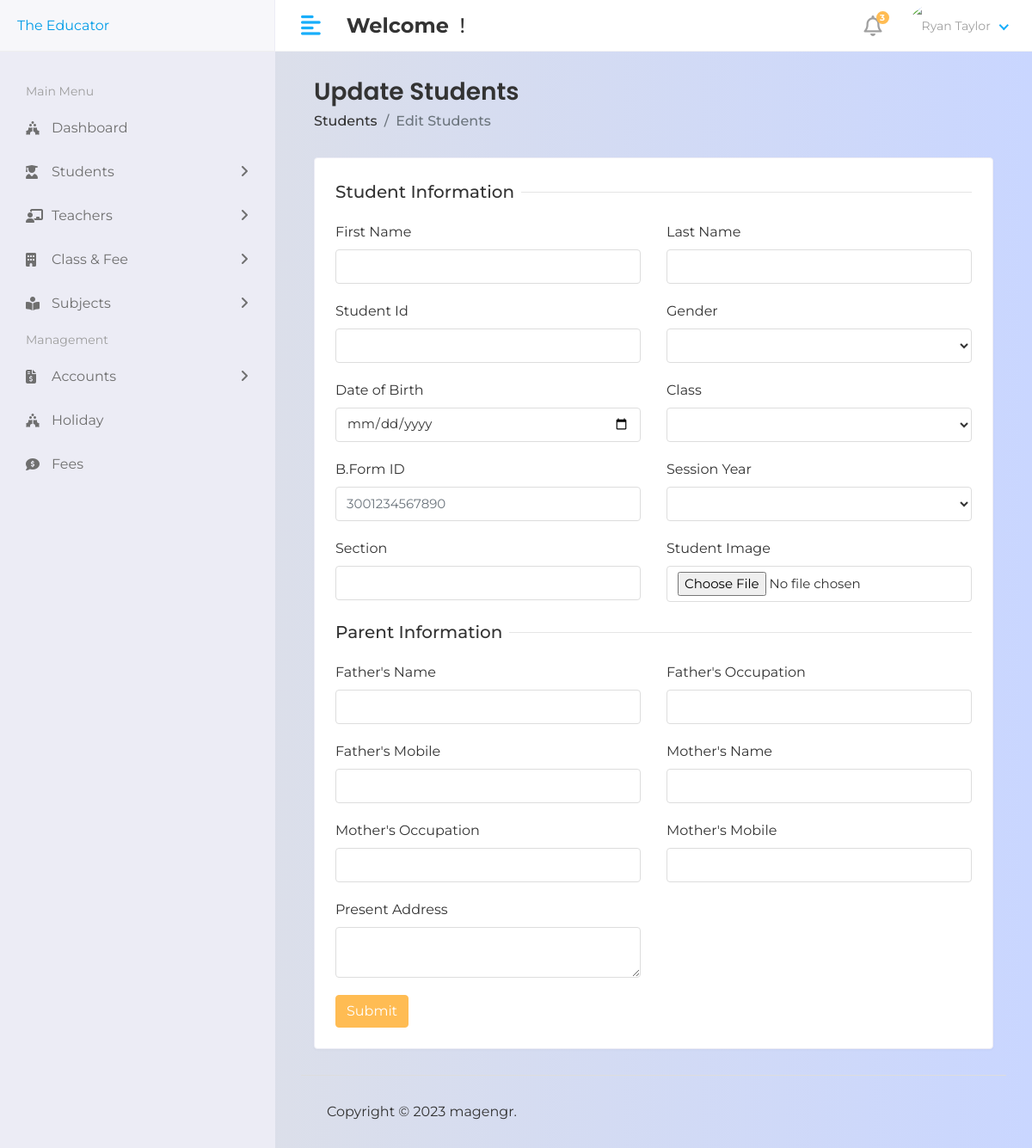
The app's page /hod/student/edit/3276473246926, older data.
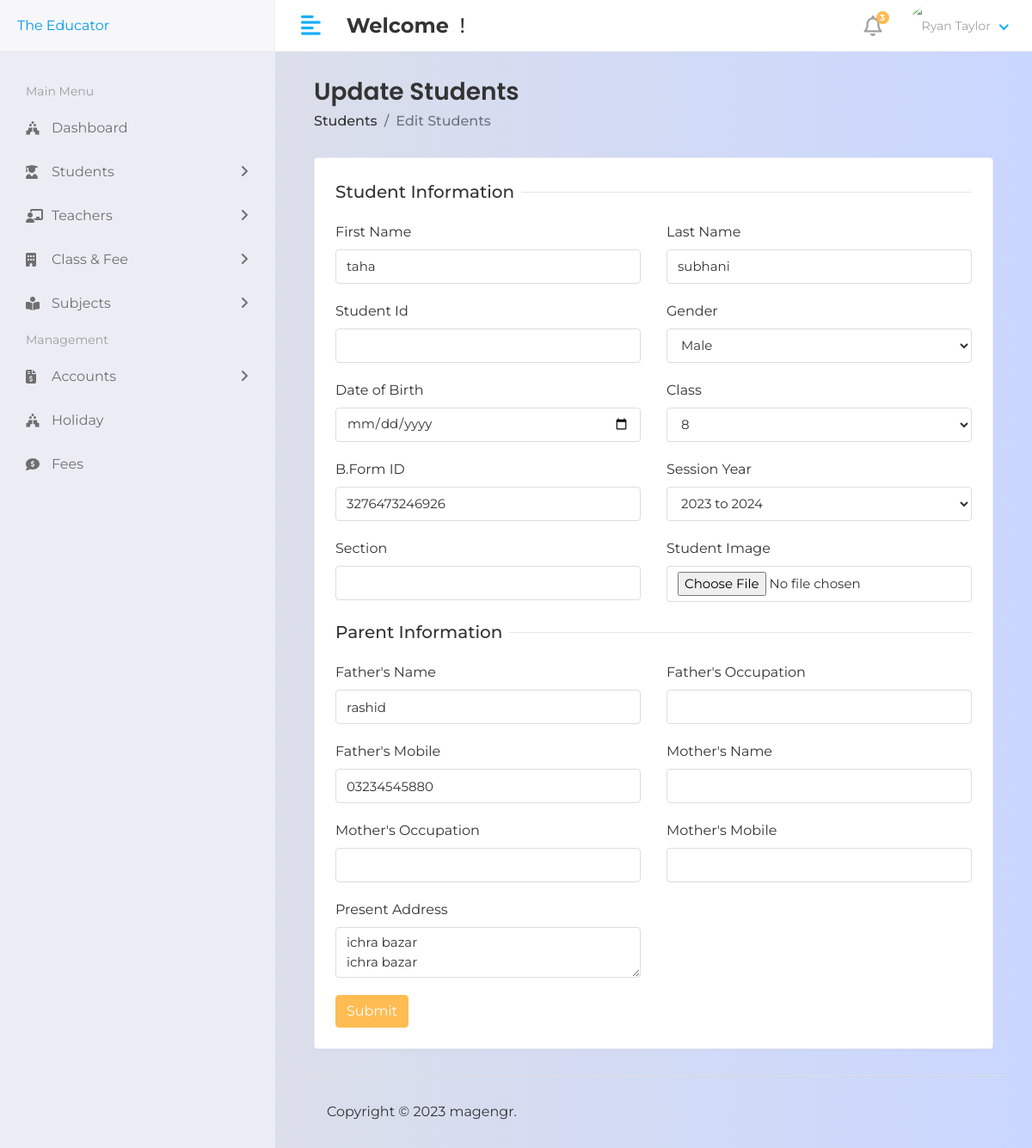
The same page, newer data.
### app/models.py (models this page shows, shortened)
class Student(models.Model):
    first_name = models.CharField(max_length=100)
    last_name = models.CharField(max_length=100,null=True)
    student_regis = models.IntegerField(null=True)
    address = models.TextField(max_length=255,default='')
    gender = models.CharField(max_length=100)
    dob = models.DateField(default='')
    b_cnic = models.CharField(max_length=13,unique=True)
    father_name = models.TextField(max_length=100,default='')
    father_oc = models.TextField(max_length=100,null=False,default='', blank=True)
    father_mobile = models.TextField(max_length=11,default='')
    mother_name = models.TextField(max_length=100,null=True,default='', blank=True)
    mother_oc = models.TextField(max_length=100, null=True,default='', blank=True)
    mother_mobile = models.TextField(max_length=11,null=True, default='', blank=True)
    course_id = models.ForeignKey(Course,on_delete=models.DO_NOTHING)
    session_year_id =models.ForeignKey(Session_Year,on_delete=models.DO_NOTHING)
    student_pic = models.ImageField(upload_to = 'media/student_pic',default='',null=True, blank=True)
    created_at = models.DateTimeField(auto_now_add=True)
    updated_at = models.DateTimeField(auto_now=True)
    section_id = models.ForeignKey(Section,on_delete=models.DO_NOTHING)

class Course(models.Model):
        name = models.CharField(max_length=100)
        fee_course = models.CharField(max_length=100,default='', blank=True, null=True)
        created_at = models.DateTimeField(auto_now_add=True)
        updated_at = models.DateTimeField(auto_now=True)
        def __str__(self):
            return self.name

class Session_Year(models.Model):
        session_start = models.CharField(max_length=100)
        session_end = models.CharField(max_length=100)
        def __str__(self):
            return self.session_start + " to " + self.session_end

### student_management_system/hod_views.py (the view, shortened to what this page needs)
# urls.py: path('hod/student/edit/<str:id>',hod_views.EDIT_STUDENT, name='edit_student'),
def EDIT_STUDENT(request,id):
    student =Student.objects.filter(b_cnic=id)
    course =Course.objects.all()
    session_year =Session_Year.objects.all()
    context = {
            'student':student,
            'course': course,
            'session_year': session_year,
        }
    return render(request,'hod/edit_student.html',context)

### templates/hod/edit_student.html (shortened to what this page needs)
{% extends 'base.html' %}
{% block content %}
<div class="content container-fluid">
    <div class="page-header">
       <div class="row align-items-center">
          <div class="col">
             <h3 class="page-title">Update Students</h3>
             <ul class="breadcrumb">
                <li class="breadcrumb-item"><a href="{% url 'view_student' %}">Students</a></li>
                <li class="breadcrumb-item active">Edit Students</li>
             </ul>
          </div>
       </div>
    </div>
    <div class="row">
       <div class="col-sm-12">
          <div class="card">
             <div class="card-body">
                <form action=""  method="post" enctype="multipart/form-data">
                   <div class="row">
                      <div class="col-12">
                         <h5 class="form-title"><span>Student Information</span></h5>
                      </div>
                      <div class="col-12 col-sm-6">
                         <div class="form-group">
                            <label>First Name</label>
                            <input type="text" class="form-control" name="first_name"  value="{% for i in student %}{{i.first_name}} {% endfor %}">
                         </div>
                      </div>
                      <div class="col-12 col-sm-6">
                         <div class="form-group">
                            <label>Last Name</label>
                            <input type="text" class="form-control" name="last_name" value="{% for i in student %}{{i.last_name}} {% endfor %}">
                         </div>
                      </div>
                      <div class="col-12 col-sm-6">
                         <div class="form-group">
                            <label>Student Id</label>
                            <input type="number" class="form-control" name="student_regis" value="{% for i in student %}{{i.student_regis}} {% endfor %}">
                         </div>
                      </div>
                      <div class="col-12 col-sm-6">
                         <div class="form-group">
                            <label>Gender</label>
                            <select class="form-control" name="gender"  value="{% for i in student %}{{i.gender}} {% endfor %}">
                               <option  selected value="{% for i in student %}{{i.gender}} {% endfor %}">{% for i in student %}{{i.gender|title}} {% endfor %}</option>
                               <option value="female">Female</option>
                            </select>
                         </div>
                      </div>
                      <div class="col-12 col-sm-6">
                         <div class="form-group">
                            <label>Date of Birth</label>
                            <div>
                               <input type="date" class="form-control" name="dob" value="{% for i in student %}{{i.dob}}{% endfor %}" required>
                            </div>
                         </div>
                      </div>
                      <div class="col-12 col-sm-6">
                         <div class="form-group" name="course_id">
                            <label >Class</label>
                            <select class="form-control" name="course_id"  value="{% for i in student %}{{i.course_id}} {% endfor %}" required>
                            <option selected  value="{{i.id}}" >{% for i in student %}{{i.course_id}} {% endfor %}</option>
                                <option  disabled value="">--Select Class--</option>
                            </select>
                         </div>
                      </div>
                      <div class="col-12 col-sm-6">
                         <div class="form-group">
                            <label>B.Form ID</label>
                            <input type="text"  class="form-control" placeholder="3001234567890" name="b_cnic" value="{% for i in student %}{{i.b_cnic}}{% endfor %}">
                         </div>
                      </div>
                      <div class="col-12 col-sm-6">
                         <div class="form-group">
                            <label>Session Year</label>
                            <select class="form-control" name="session_year_id" value="{% for i in student %}{{i.session_year_id}} {% endfor %}" required>
                                <option selected value="{{i.id}}">{% for i in student %}{{i.session_year_id}} {% endfor %}</option>
                                <option  disabled value="">--Select Session--</option>
                            </select>
                         </div>
                      </div>
                      <div class="col-12 col-sm-6">
                         <div class="form-group">
                            <label>Section</label>
                            <input type="text" class="form-control" name="section_abc" value="{% for i in student %}{{i.section_abc}} {% endfor %}">
                         </div>
                      </div>
                      <div class="col-12 col-sm-6">
                         <div class="form-group">
                            <label>Student Image</label>
                            <input type="file" class="form-control" name="student_pic"  >
                         </div>
                      </div>
                      <div class="col-12">
                         <h5 class="form-title"><span>Parent Information</span></h5>
                      </div>
                      <div class="col-12 col-sm-6">
                         <div class="form-group">
                            <label>Father's Name</label>
                            <input type="text" class="form-control" name="father_name" value="{% for i in student %}{{i.father_name}} {% endfor %}">
                         </div>
                      </div>
                       <div class="col-12 col-sm-6">
                         <div class="form-group">
                            <label>Father's Occupation</label>
                            <input type="text" class="form-control" name="father_oc" value="{% for i in student %}{{i.father_oc}} {% endfor %}">
                         </div>
                      </div>
                      <div class="col-12 col-sm-6">
                         <div class="form-group">
                            <label>Father's Mobile</label>
                            <input type="text" class="form-control" name="father_mobile" value="{% for i in student %}{{i.father_mobile}} {% endfor %}">
                         </div>
                      </div>
                      <div class="col-12 col-sm-6">
                         <div class="form-group">
                            <label>Mother's Name</label>
                            <input type="text" class="form-control" name="mother_name" value="{% for i in student %}{{i.mother_mobile}} {% endfor %}">
                         </div>
                      </div>
                      <div class="col-12 col-sm-6">
                         <div class="form-group">
                            <label>Mother's Occupation</label>
                            <input type="text" class="form-control" name="mother_oc" value="{% for i in student %}{{i.mother_oc}} {% endfor %}">
                         </div>
                      </div>
                      <div class="col-12 col-sm-6">
                         <div class="form-group">
                            <label>Mother's Mobile</label>
                            <input type="text" class="form-control" name="mother_mobile" value="{% for i in student %}{{i.mother_mobile}} {% endfor %}">
                         </div>
                      </div>
                      <div class="col-12 col-sm-6">
                         <div class="form-group">
                            <label>Present Address</label>
                            <textarea class="form-control" name="address" value="{% for i in student %}{{i.address}} {% endfor %}">{% for i in student %}{{i.address}} {% endfor %}</textarea>
                         </div>
                      </div>
                      <div class="col-12">
                         <button type="submit" class="btn btn-primary">Submit</button>
                      </div>
                   </div>
                </form>
             </div>
          </div>
       </div>
    </div>
 </div>
{% endblock %}

### templates/base.html (shortened to what this page needs)
{% load static %}
<!DOCTYPE html>
<html lang="en">
   <head>
      <link rel="stylesheet" href="{% static 'assets/plugins/bootstrap/css/bootstrap.min.css' %}">
      <link rel="stylesheet" href="{% static 'assets/plugins/fontawesome/css/fontawesome.min.css' %}">
      <link rel="stylesheet" href="{% static 'assets/plugins/fontawesome/css/all.min.css' %}">
      <link rel="stylesheet" href="{% static 'assets/css/style.css' %}">
      <link href='https://unpkg.com/boxicons@2.1.1/css/boxicons.min.css' rel='stylesheet'>
      <link rel="stylesheet" href="{% static '/assets/css/stylesign.css' %}">
   </head>
   <body>
    <div class="main-wrapper">
{% include 'includes/header.html' %}
{% include 'includes/sidebar.html' %}
    <div class="page-wrapper">
        <div class="content container-fluid">
{% block content %}
{% endblock %}
{% include 'includes/footer.html' %}
        </div>
    </div>
 </body>
</html>

### templates/includes/header.html (shortened to what this page needs)
{% load static %}
<div class="header">
    <div class="header-left">
       <a href="{% url 'hod_home' %}" class="logo">The Educator
       </a>
    </div>
    <a href="javascript:void(0);" id="toggle_btn">
    <i class="fas fa-align-left"></i>
    </a>
    <div class="top-nav-search mt-3">
       <h4><strong>Welcome</strong>&nbsp<span>{{user.first_name}} {{user.last_name}}!</span></h4>
    </div>
    <ul class="nav user-menu">
       <li class="nav-item dropdown noti-dropdown">
          <a href="#" class="dropdown-toggle nav-link" data-toggle="dropdown">
          <i class="far fa-bell"></i> <span class="badge badge-pill">3</span>
          </a>
       </li>
       <li class="nav-item dropdown has-arrow">
          <a href="#" class="dropdown-toggle nav-link" data-toggle="dropdown">
            {% if user.profile_pic == "" %}
            <span class="user-img"><img class="rounded-circle" src="{% static 'assets/img/noimage.png' %}" width="31" alt="Ryan Taylor"></span>
          {% else %}
          <span class="user-img"><img class="rounded-circle" src="/{{ user.profile_pic }}" width="31" alt="Ryan Taylor"></span>
          {% endif %}
          </a>
       </li>
    </ul>
 </div>

### templates/includes/sidebar.html (shortened to what this page needs)
{% load static %}
<div class="sidebar" id="sidebar">
    <div class="sidebar-inner slimscroll">
       <div id="sidebar-menu" class="sidebar-menu">
          <ul>
             <li class="menu-title mt-3">
                <span>Main Menu</span>
             </li>
            <li>
               <a href="{% url 'hod_home'%}"><i class="fas fa-holly-berry"></i> <span>Dashboard</span></a>
            </li>
             <li class="submenu">
                <a href="#"><i class="fas fa-user-graduate"></i> <span> Students</span> <span class="menu-arrow"></span></a>
             </li>
             <li class="submenu">
                <a href="#"><i class="fas fa-chalkboard-teacher"></i> <span> Teachers</span> <span class="menu-arrow"></span></a>
             </li>
             <li class="submenu">
                <a href="#"><i class="fas fa-building"></i> <span> Class & Fee</span> <span class="menu-arrow"></span></a>
             </li>
             <li class="submenu">
                <a href="#"><i class="fas fa-book-reader"></i> <span> Subjects</span> <span class="menu-arrow"></span></a>
             </li>
            <li class="menu-title">
                <span>Management</span>
             </li>
             <li class="submenu">
                <a href="#"><i class="fas fa-file-invoice-dollar"></i> <span> Accounts</span> <span class="menu-arrow"></span></a>
             </li>
             <li>
                <a href="holiday.html"><i class="fas fa-holly-berry"></i> <span>Holiday</span></a>
             </li>
             <li>
                <a href="fees.html"><i class="fas fa-comment-dollar"></i> <span>Fees</span></a>
             </li>
          </ul>
       </div>
    </div>
 </div>

### templates/includes/footer.html
{% load static %}
    <footer>
        <p>Copyright © 2023 magengr.</p>
     </footer>

### static/assets/css/stylesign.css (style rules this page uses)
* { margin: 0; padding: 0; box-sizing: border-box; font-family: 'Montserrat', sans-serif; }
body { background-color: #c9d6ff; background: linear-gradient(to right, #e2e2e2, #c9d6ff); display: flex; align-items: center; justify-content: center; flex-direction: column; height: 100vh; }

Row changes from the older to the newer data that the page shows:
added Student: first_name "taha", last_name "subhani", gender "Male", course_id "8", b_cnic "3276473246926", session_year_id "2023 to 2024", father_name "rashid", father_mobile "03234545880", address "ichra bazar ichra bazar"
